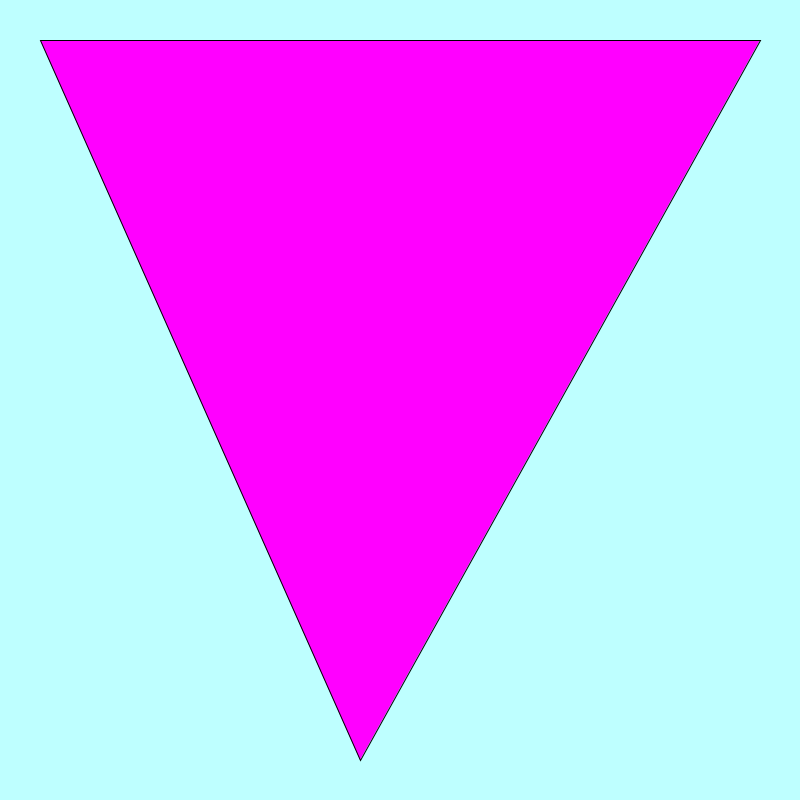
Frame 1 (no input)
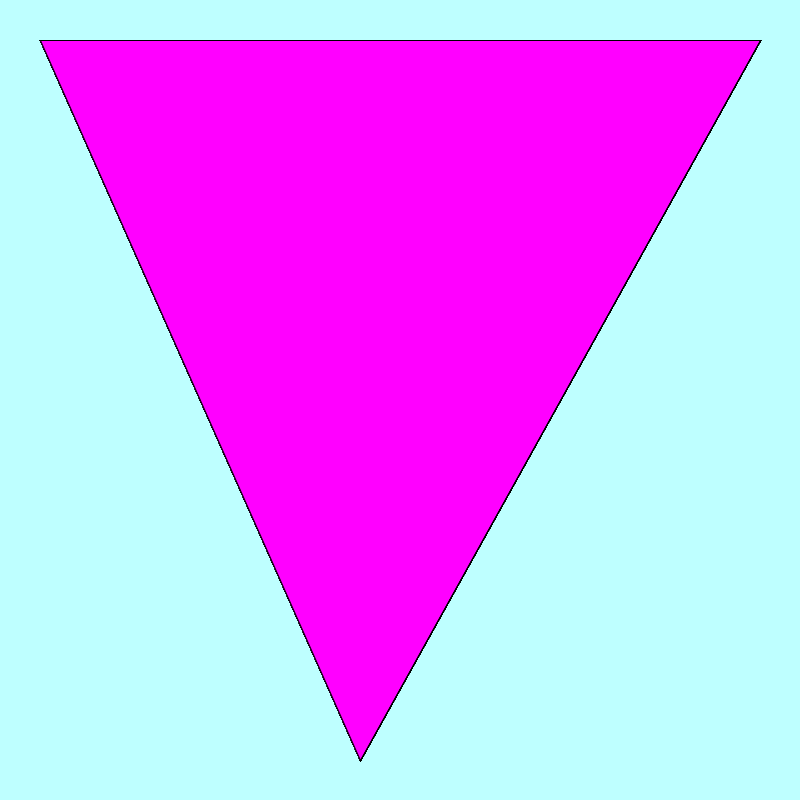
Frame 60 (the mouse pressed at the canvas centre just before this capture)
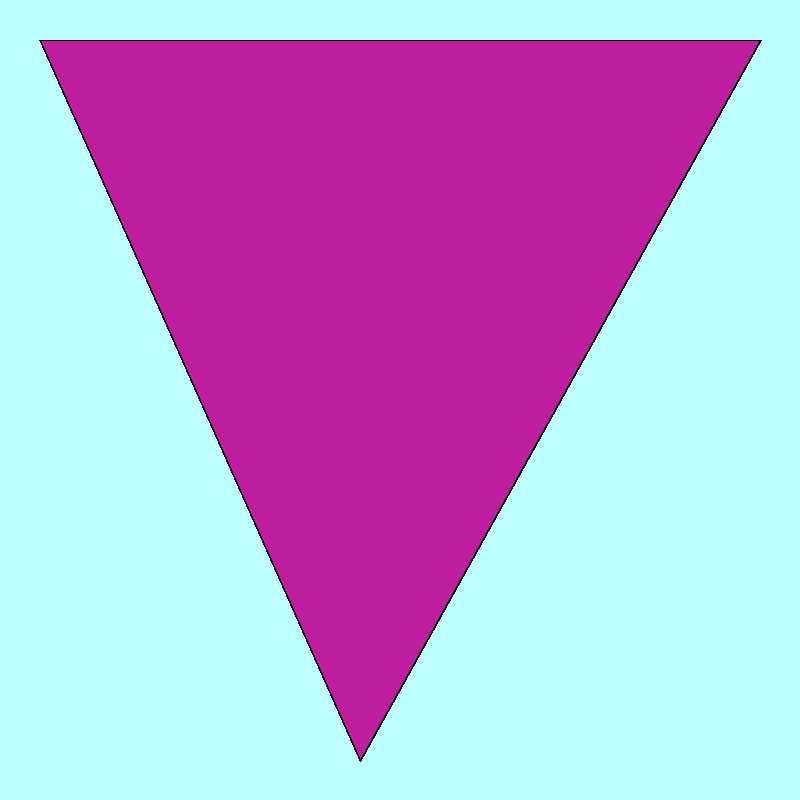
Frame 120 (the mouse held since frame 60 and released just before this capture)

The Processing sketch that drew these frames (run headless with seeded random() and noise(); from frame 60 on, the mouse is pressed at the canvas centre):

// Processing sketch: cohen__sketch
// ── cohen__sketch.pde
void setup (){
size(800,800);
background(190,256,256);
}

void draw(){
  if(mousePressed){
    fill(random(256),random(256),random(256));
  }
  else{
    fill(256,0,256);
  }
  triangle(40,40,760,40,360,760);
}
